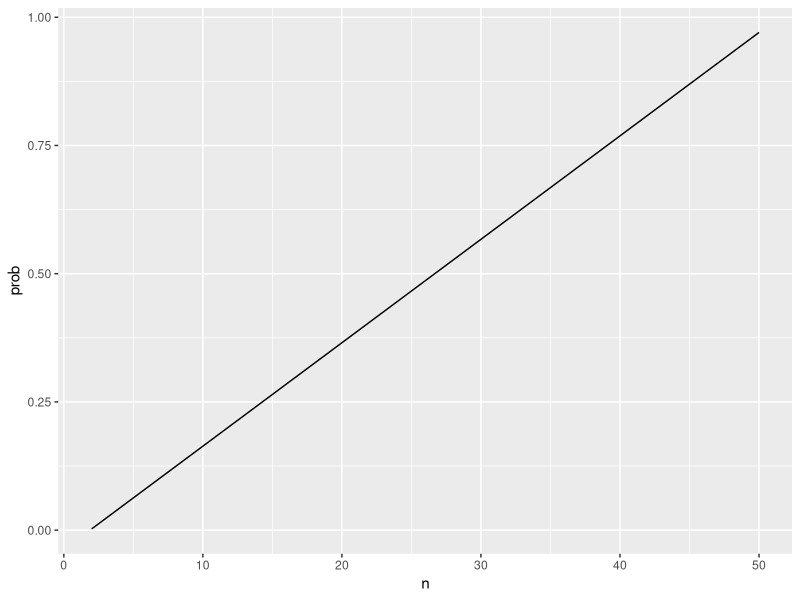

Source code (R): (Note: a time limit stopped this script after it produced the figure.)
## ---- chunk 1
knitr::opts_chunk$set(echo = TRUE)
## ---- chunk 2
library(tidyverse)

set.seed(1)
## ---- chunk 3
bdays_sim = function(n){

bdays = sample(1:365, size = n, replace = TRUE)

duplicate = length(unique(bdays)) < n  #check repeated birthdays
return(duplicate)
}

bdays_sim(10)
## ---- chunk 4
sim_res =
  expand_grid(
    n = c(2, 50),
    iter = 1:10000
  )|>
  mutate(res = map_dbl(n,bdays_sim))|>
  group_by(n)|>
  summarize(prob = mean(res))

sim_res|>
  ggplot(aes(x = n, y = prob))+
  geom_line()
## ---- chunk 5
sim_mean_sd = function(n, mu = 0, sigma = 5) {
  
  sim_data = tibble(
    x = rnorm(n, mean = mu, sd = sigma)
  )
  sim_data |>
    summarize(
      mu_hat = mean(x),
      sigma_hat = sd(x)
    )
  
  test_result = 
    t.test(sim_data[["x"]], mu = 0)
  
  result = broom::tidy(test_result)
  
  tibble(
    mu_hat = mean(sim_data[["x"]]),
    sigma_hat = sd(sim_data[["x"]]),
    p_value = result[["p.value"]]
  )
}
## ---- chunk 6
params = list(
  n = 30,
  sigma = 5,
  alpha = 0.05,
  mu_values = c(1, 2, 3, 4, 5, 6),
  num_simulations = 5000
)
## ---- chunk 7
sim_results = map_df(params[["mu_values"]], function(mu)
{
  output= vector("list", 5000)
  
  for (i in 1:5000) {
  output[[i]] = sim_mean_sd(30)
  }
  bind_rows(output) |>
  mutate(true_mu = mu)
})
## ---- chunk 8
power_results = 
  sim_results |>
  group_by(true_mu) |>
  summarize(
    power = mean(as.numeric(p_value) < params[["alpha"]]),                      
    avg_estimate = mean(mu_hat),                       
    avg_estimate_rejected = mean(mu_hat[as.numeric(p_value) < params[["alpha"]]])
  )

## ---- chunk 9
ggplot(power_results, aes(x = true_mu, y = power)) +
  geom_line() +
  geom_point() +
  labs(x = "True Value of μ", y = "Power of the Test",
       title = "Power of the Test vs. True Value of μ")
## ---- chunk 10
ggplot(power_results, aes(x = true_mu)) +
  geom_line(aes(y = avg_estimate), color = "blue", linetype = "solid") +
  geom_point(aes(y = avg_estimate), color = "blue") +
  geom_line(aes(y = avg_estimate_rejected), color = "red", linetype = "dashed") +
  geom_point(aes(y = avg_estimate_rejected), color = "red") +
  labs(x = "True Value of μ", y = "Average Estimate of μ̂",
       title = "Average μ̂ vs. True Value of μ",
       subtitle = "Blue: All Estimates, Red: Only Rejected Null Hypothesis") +
  theme_minimal()
